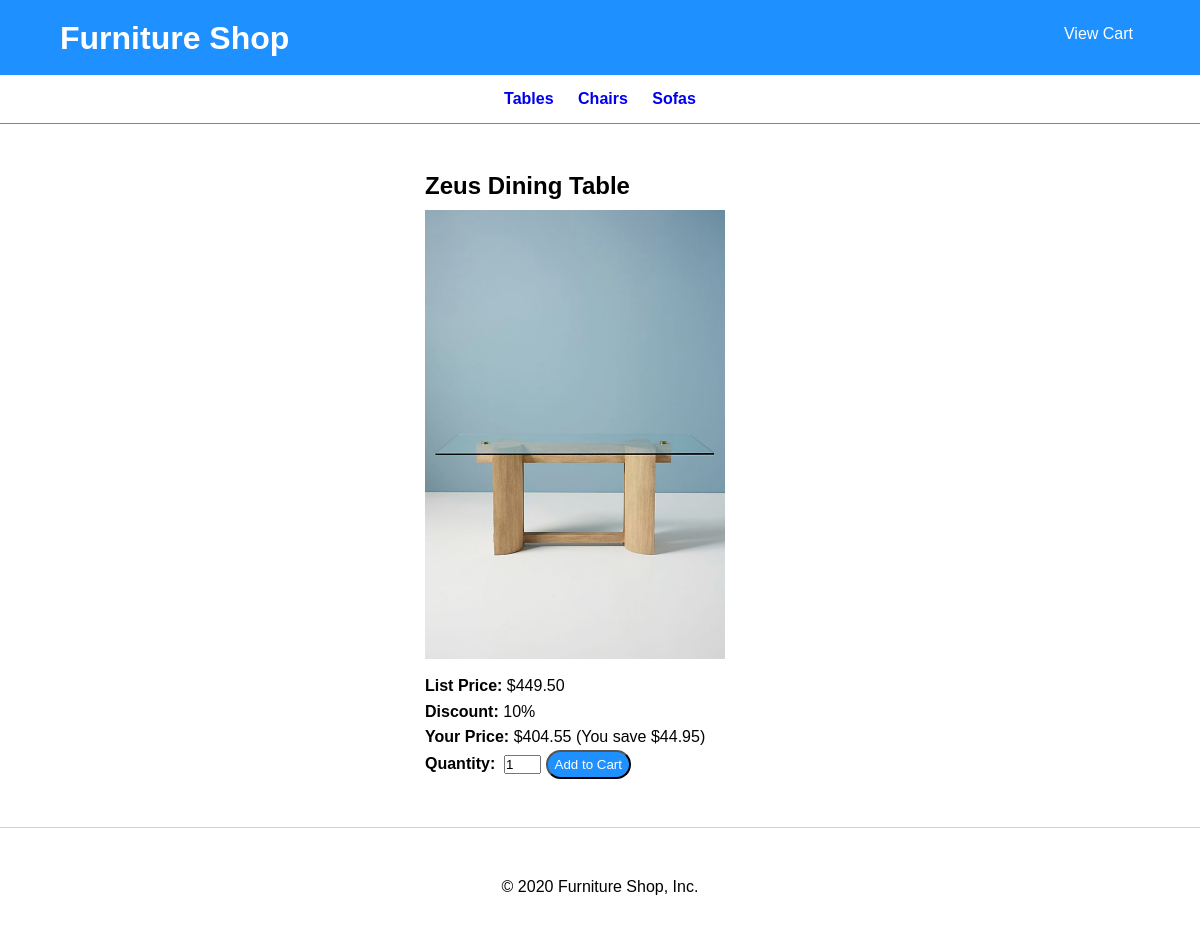
Page /?action=view_product&product_id=4 on the committed database.
### tables this page shows
CREATE TABLE categories (
  categoryID       INT(11)        NOT NULL   AUTO_INCREMENT,
  categoryName     VARCHAR(255)   NOT NULL,
  PRIMARY KEY (categoryID)
);

CREATE TABLE products (
  productID        INT(11)        NOT NULL   AUTO_INCREMENT,
  categoryID       INT(11)        NOT NULL,
  productCode      VARCHAR(10)    NOT NULL   UNIQUE,
  productName      VARCHAR(255)   NOT NULL,
  listPrice        DECIMAL(10,2)  NOT NULL,
  PRIMARY KEY (productID)
);

### model/category_db.php (called while the page is built, shortened)
<?php
function get_categories() {
    global $db;
    $query = 'SELECT * FROM categories
              ORDER BY categoryID';
    $statement = $db->prepare($query);
    $statement->execute();
    $categories = $statement->fetchAll();
    return $categories;
}
?>

### model/product_db.php (called while the page is built, shortened)
<?php
function get_product($product_id) {
    global $db;
    $query = 'SELECT * FROM products
              WHERE productID = :product_id';
    $statement = $db->prepare($query);
    $statement->bindValue(":product_id", $product_id);
    $statement->execute();
    $product = $statement->fetch();
    return $product;
}
?>

### view/product_view.php (the view, shortened to what this page needs)
<?php include 'header.php'; ?>
<main>
    <section class="product-view">
        <h1><?php echo $name; ?></h1>
        <div class="product-container">
            <a id="prodview-img">
                <img src="<?php echo $image_filename; ?>"alt="<?php echo $image_alt; ?>" />
            </a>
            <div id="right_column">
                <p><b>List Price:</b> $<?php echo $list_price; ?></p>
                <p><b>Discount:</b> <?php echo $discount_percent; ?>%</p>
                <p><b>Your Price:</b> $<?php echo $unit_price_f; ?>
                    (You save $<?php echo $discount_amount_f; ?>)</p>
                <form action="./cart" method="get" id="add_to_cart_form">
                    <b>Quantity:</b>&nbsp;
                    <input type="text" name="quantity" value="1" size="2" />
                    <input class="btn" type="submit" value="Add to Cart" />
                </form>
            </div>
        </div>
    </section>
</main>
<?php include 'footer.php'; ?>

### view/header.php (shortened to what this page needs)
<!DOCTYPE html>
<html>
<head>
    <link href="/ecommerce/main.css" rel="stylesheet" type="text/css">
</head>
<body>
<header class="header-container">
    <h1 class="shop-title">Furniture Shop</h1>
    <div class="cart-btn">
            <a href="./cart">View Cart</a>
    </div>
</header>
<aside class="nav-bar">
    <nav>
        <ul class="cat-list">
            <?php foreach($categories as $category) : ?>
            <li>
                <a href="?category_id=<?php echo $category['categoryID']; ?>">
                    <?php echo $category['categoryName']; ?>
                </a>
            </li>
            <?php endforeach; ?>
        </ul>
    </nav>
</aside>

### main.css (style rules this page uses)
*, *::after, *::before { margin: 0; padding: 0; box-sizing: inherit; }
body { font-family: Arial, Helvetica, sans-serif; font-size: 1rem; }
a { text-decoration: none; }
li { list-style: none; }
.btn { background-color: dodgerblue; color: white; padding: 5px 7px; border-radius: 25px; }
header.header-container { width: 100%; height: 75px; background-color: dodgerblue; color: white; }
h1.shop-title { display: inline-block; float: left; position: relative; top: 50%; left: 5%; transform: translateY(-50%); }
.cat-list li { display: inline-block; padding: 5px 10px; font-weight: bold; }
aside.nav-bar { padding: 10px 0 10px 0; border-bottom: 1px solid lightslategrey; }
ul.cat-list { text-align: center; }
main { width: 91%; margin: 0 auto; margin-top: 3rem; margin-bottom: 3rem; }
.cart-btn { float: right; position: relative; top: 25px; right: 5%; }
.cart-btn a { color: white; padding: 5px 7px; border-radius: 25px; }
section.product-view { width: 350px; margin: 0 auto; }
.product-view h1 { padding-bottom: 10px; }
.product-view #right_column { padding-top: 10px; line-height: 1.6; }
.product-view img { width: 300px; }

### rows in the picture
categories: categoryName "Tables"
categories: categoryName "Chairs"
categories: categoryName "Sofas"
products: productName "Zeus Dining Table", productCode (picture), listPrice "449.50", listPrice "404.55", listPrice "44.95"

### other values in the picture
$discount_percent "10"
